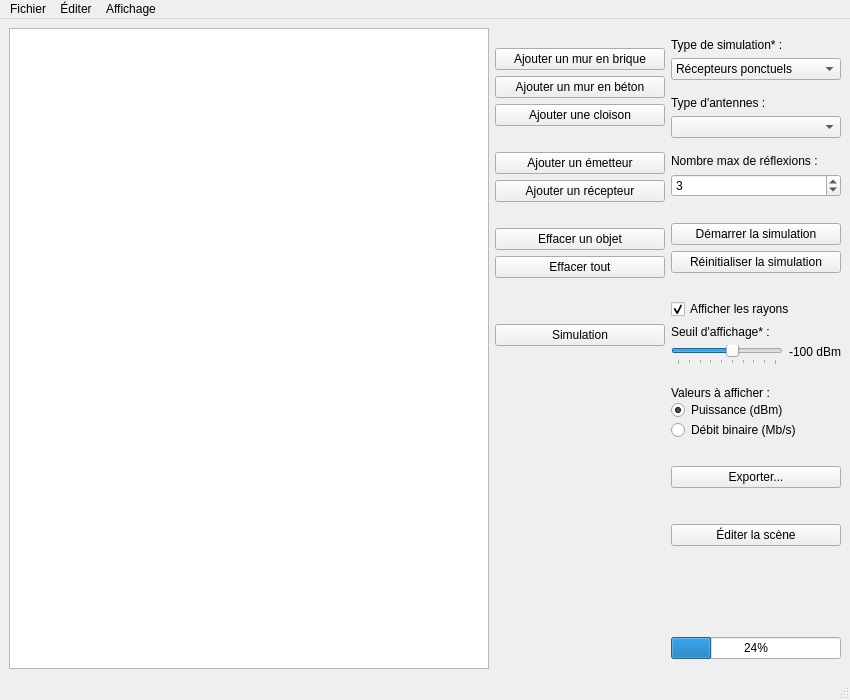
<?xml version="1.0" encoding="UTF-8"?>
<ui version="4.0">
 <class>MainWindow</class>
 <widget class="QMainWindow" name="MainWindow">
  <property name="geometry">
   <rect>
    <x>0</x>
    <y>0</y>
    <width>850</width>
    <height>700</height>
   </rect>
  </property>
  <property name="minimumSize">
   <size>
    <width>850</width>
    <height>650</height>
   </size>
  </property>
  <property name="windowTitle">
   <string>Ray-tracing Simulation</string>
  </property>
  <property name="windowIcon">
   <iconset resource="resources.qrc">
    <normaloff>:/icons/antenna.ico</normaloff>:/icons/antenna.ico</iconset>
  </property>
  <widget class="QWidget" name="centralwidget">
   <layout class="QHBoxLayout" name="horizontalLayout">
    <item>
     <widget class="QGraphicsView" name="graphicsView"/>
    </item>
    <item>
     <widget class="QWidget" name="group_scene_edition" native="true">
      <layout class="QVBoxLayout" name="verticalLayout_2">
       <property name="leftMargin">
        <number>0</number>
       </property>
       <property name="topMargin">
        <number>0</number>
       </property>
       <property name="rightMargin">
        <number>0</number>
       </property>
       <property name="bottomMargin">
        <number>0</number>
       </property>
       <item>
        <spacer name="verticalSpacer_2">
         <property name="orientation">
          <enum>Qt::Vertical</enum>
         </property>
         <property name="sizeType">
          <enum>QSizePolicy::Fixed</enum>
         </property>
         <property name="sizeHint" stdset="0">
          <size>
           <width>20</width>
           <height>20</height>
          </size>
         </property>
        </spacer>
       </item>
       <item>
        <widget class="QPushButton" name="button_addBrickWall">
         <property name="text">
          <string>Ajouter un mur en brique</string>
         </property>
        </widget>
       </item>
       <item>
        <widget class="QPushButton" name="button_addConcreteWall">
         <property name="text">
          <string>Ajouter un mur en béton</string>
         </property>
        </widget>
       </item>
       <item>
        <widget class="QPushButton" name="button_addPartition">
         <property name="text">
          <string>Ajouter une cloison</string>
         </property>
        </widget>
       </item>
       <item>
        <spacer name="verticalSpacer_3">
         <property name="orientation">
          <enum>Qt::Vertical</enum>
         </property>
         <property name="sizeType">
          <enum>QSizePolicy::Fixed</enum>
         </property>
         <property name="sizeHint" stdset="0">
          <size>
           <width>0</width>
           <height>20</height>
          </size>
         </property>
        </spacer>
       </item>
       <item>
        <widget class="QPushButton" name="button_addEmitter">
         <property name="text">
          <string>Ajouter un émetteur</string>
         </property>
        </widget>
       </item>
       <item>
        <widget class="QPushButton" name="button_addReceiver">
         <property name="text">
          <string>Ajouter un récepteur</string>
         </property>
        </widget>
       </item>
       <item>
        <spacer name="verticalSpacer_4">
         <property name="orientation">
          <enum>Qt::Vertical</enum>
         </property>
         <property name="sizeType">
          <enum>QSizePolicy::Fixed</enum>
         </property>
         <property name="sizeHint" stdset="0">
          <size>
           <width>0</width>
           <height>20</height>
          </size>
         </property>
        </spacer>
       </item>
       <item>
        <widget class="QPushButton" name="button_eraseObject">
         <property name="text">
          <string>Effacer un objet</string>
         </property>
         <property name="checkable">
          <bool>true</bool>
         </property>
        </widget>
       </item>
       <item>
        <widget class="QPushButton" name="button_eraseAll">
         <property name="text">
          <string>Effacer tout</string>
         </property>
        </widget>
       </item>
       <item>
        <spacer name="verticalSpacer_5">
         <property name="orientation">
          <enum>Qt::Vertical</enum>
         </property>
         <property name="sizeType">
          <enum>QSizePolicy::Fixed</enum>
         </property>
         <property name="sizeHint" stdset="0">
          <size>
           <width>20</width>
           <height>40</height>
          </size>
         </property>
        </spacer>
       </item>
       <item>
        <widget class="QPushButton" name="button_simulation">
         <property name="styleSheet">
          <string notr="true">QPushButton {
	image: url(:/images/go-next.svg);
    image-position: right;
}</string>
         </property>
         <property name="text">
          <string>Simulation</string>
         </property>
        </widget>
       </item>
       <item>
        <spacer name="verticalSpacer">
         <property name="orientation">
          <enum>Qt::Vertical</enum>
         </property>
         <property name="sizeType">
          <enum>QSizePolicy::Expanding</enum>
         </property>
         <property name="sizeHint" stdset="0">
          <size>
           <width>20</width>
           <height>20</height>
          </size>
         </property>
        </spacer>
       </item>
       <item>
        <spacer name="horizontalSpacer">
         <property name="orientation">
          <enum>Qt::Horizontal</enum>
         </property>
         <property name="sizeType">
          <enum>QSizePolicy::Fixed</enum>
         </property>
         <property name="sizeHint" stdset="0">
          <size>
           <width>170</width>
           <height>10</height>
          </size>
         </property>
        </spacer>
       </item>
      </layout>
     </widget>
    </item>
    <item>
     <widget class="QWidget" name="group_simulation" native="true">
      <layout class="QVBoxLayout" name="verticalLayout">
       <property name="leftMargin">
        <number>0</number>
       </property>
       <property name="topMargin">
        <number>0</number>
       </property>
       <property name="rightMargin">
        <number>0</number>
       </property>
       <property name="bottomMargin">
        <number>0</number>
       </property>
       <item>
        <spacer name="verticalSpacer_6">
         <property name="orientation">
          <enum>Qt::Vertical</enum>
         </property>
         <property name="sizeType">
          <enum>QSizePolicy::Fixed</enum>
         </property>
         <property name="sizeHint" stdset="0">
          <size>
           <width>20</width>
           <height>10</height>
          </size>
         </property>
        </spacer>
       </item>
       <item>
        <widget class="QLabel" name="label_2">
         <property name="toolTip">
          <string>&lt;html&gt;
&lt;head/&gt;
&lt;body&gt;
&lt;p&gt;&lt;b&gt;Récepteurs ponctuels&amp;nbsp;:&lt;/b&gt; Calculer la puissance moyenne aux récepteurs placés sur le plan.&lt;/p&gt;
&lt;p&gt;&lt;b&gt;Couverture totale&amp;nbsp;:&lt;/b&gt; Calculer la puissance moyenne sur chaque m² de la zone de simulation.&lt;/p&gt;
&lt;/body&gt;
&lt;/html&gt;</string>
         </property>
         <property name="text">
          <string>Type de simulation* :</string>
         </property>
        </widget>
       </item>
       <item>
        <widget class="QComboBox" name="combobox_simType">
         <property name="toolTip">
          <string>&lt;html&gt;
&lt;head/&gt;
&lt;body&gt;
&lt;p&gt;&lt;b&gt;Récepteurs ponctuels&amp;nbsp;:&lt;/b&gt; Calculer la puissance moyenne aux récepteurs placés sur le plan.&lt;/p&gt;
&lt;p&gt;&lt;b&gt;Couverture totale&amp;nbsp;:&lt;/b&gt; Calculer la puissance moyenne sur chaque m² de la zone de simulation.&lt;/p&gt;
&lt;/body&gt;
&lt;/html&gt;</string>
         </property>
         <item>
          <property name="text">
           <string>Récepteurs ponctuels</string>
          </property>
         </item>
         <item>
          <property name="text">
           <string>Couverture totale</string>
          </property>
         </item>
        </widget>
       </item>
       <item>
        <spacer name="verticalSpacer_12">
         <property name="orientation">
          <enum>Qt::Vertical</enum>
         </property>
         <property name="sizeType">
          <enum>QSizePolicy::Fixed</enum>
         </property>
         <property name="sizeHint" stdset="0">
          <size>
           <width>20</width>
           <height>10</height>
          </size>
         </property>
        </spacer>
       </item>
       <item>
        <widget class="QWidget" name="group_antenna_type" native="true">
         <layout class="QVBoxLayout" name="verticalLayout_4">
          <property name="leftMargin">
           <number>0</number>
          </property>
          <property name="topMargin">
           <number>0</number>
          </property>
          <property name="rightMargin">
           <number>0</number>
          </property>
          <property name="bottomMargin">
           <number>0</number>
          </property>
          <item>
           <widget class="QLabel" name="label_antennas_type">
            <property name="text">
             <string>Type d'antennes :</string>
            </property>
           </widget>
          </item>
          <item>
           <widget class="QComboBox" name="combobox_antennas_type"/>
          </item>
          <item>
           <spacer name="verticalSpacer_14">
            <property name="orientation">
             <enum>Qt::Vertical</enum>
            </property>
            <property name="sizeType">
             <enum>QSizePolicy::Fixed</enum>
            </property>
            <property name="sizeHint" stdset="0">
             <size>
              <width>20</width>
              <height>10</height>
             </size>
            </property>
           </spacer>
          </item>
         </layout>
        </widget>
       </item>
       <item>
        <widget class="QLabel" name="label">
         <property name="text">
          <string>Nombre max de réflexions :</string>
         </property>
         <property name="wordWrap">
          <bool>true</bool>
         </property>
        </widget>
       </item>
       <item>
        <widget class="QSpinBox" name="spinbox_reflections">
         <property name="minimum">
          <number>0</number>
         </property>
         <property name="value">
          <number>3</number>
         </property>
        </widget>
       </item>
       <item>
        <spacer name="verticalSpacer_9">
         <property name="orientation">
          <enum>Qt::Vertical</enum>
         </property>
         <property name="sizeType">
          <enum>QSizePolicy::Fixed</enum>
         </property>
         <property name="sizeHint" stdset="0">
          <size>
           <width>20</width>
           <height>20</height>
          </size>
         </property>
        </spacer>
       </item>
       <item>
        <widget class="QPushButton" name="button_simControl">
         <property name="text">
          <string>Démarrer la simulation</string>
         </property>
        </widget>
       </item>
       <item>
        <widget class="QPushButton" name="button_simReset">
         <property name="text">
          <string>Réinitialiser la simulation</string>
         </property>
        </widget>
       </item>
       <item>
        <spacer name="verticalSpacer_10">
         <property name="orientation">
          <enum>Qt::Vertical</enum>
         </property>
         <property name="sizeType">
          <enum>QSizePolicy::Fixed</enum>
         </property>
         <property name="sizeHint" stdset="0">
          <size>
           <width>20</width>
           <height>20</height>
          </size>
         </property>
        </spacer>
       </item>
       <item>
        <widget class="QCheckBox" name="checkbox_rays">
         <property name="text">
          <string>Afficher les rayons</string>
         </property>
         <property name="checked">
          <bool>true</bool>
         </property>
        </widget>
       </item>
       <item>
        <widget class="QLabel" name="label_threshold_msg">
         <property name="toolTip">
          <string>N'afficher que les rayons dont la puissance au récepteur est plus élevée que le seuil</string>
         </property>
         <property name="text">
          <string>Seuil d'affichage* :</string>
         </property>
         <property name="wordWrap">
          <bool>true</bool>
         </property>
        </widget>
       </item>
       <item>
        <layout class="QHBoxLayout" name="horizontalLayout_2">
         <item>
          <widget class="QSlider" name="slider_threshold">
           <property name="enabled">
            <bool>true</bool>
           </property>
           <property name="sizePolicy">
            <sizepolicy hsizetype="Minimum" vsizetype="Fixed">
             <horstretch>0</horstretch>
             <verstretch>0</verstretch>
            </sizepolicy>
           </property>
           <property name="toolTip">
            <string>N'afficher que les rayons dont la puissance au récepteur est plus élevée que le seuil</string>
           </property>
           <property name="minimum">
            <number>-200</number>
           </property>
           <property name="maximum">
            <number>-20</number>
           </property>
           <property name="value">
            <number>-100</number>
           </property>
           <property name="orientation">
            <enum>Qt::Horizontal</enum>
           </property>
           <property name="tickPosition">
            <enum>QSlider::TicksBelow</enum>
           </property>
           <property name="tickInterval">
            <number>20</number>
           </property>
          </widget>
         </item>
         <item>
          <widget class="QLabel" name="label_threshold_val">
           <property name="sizePolicy">
            <sizepolicy hsizetype="Maximum" vsizetype="Preferred">
             <horstretch>0</horstretch>
             <verstretch>0</verstretch>
            </sizepolicy>
           </property>
           <property name="text">
            <string>-100 dBm</string>
           </property>
           <property name="alignment">
            <set>Qt::AlignRight|Qt::AlignTop|Qt::AlignTrailing</set>
           </property>
          </widget>
         </item>
        </layout>
       </item>
       <item>
        <spacer name="verticalSpacer_13">
         <property name="orientation">
          <enum>Qt::Vertical</enum>
         </property>
         <property name="sizeType">
          <enum>QSizePolicy::Fixed</enum>
         </property>
         <property name="sizeHint" stdset="0">
          <size>
           <width>20</width>
           <height>15</height>
          </size>
         </property>
        </spacer>
       </item>
       <item>
        <layout class="QVBoxLayout" name="verticalLayout_3">
         <property name="spacing">
          <number>0</number>
         </property>
         <item>
          <widget class="QLabel" name="label_3">
           <property name="text">
            <string>Valeurs à afficher :</string>
           </property>
          </widget>
         </item>
         <item>
          <widget class="QRadioButton" name="radio_power">
           <property name="text">
            <string>Puissance (dBm)</string>
           </property>
           <property name="checked">
            <bool>true</bool>
           </property>
          </widget>
         </item>
         <item>
          <widget class="QRadioButton" name="radio_bitrate">
           <property name="text">
            <string>Débit binaire (Mb/s)</string>
           </property>
          </widget>
         </item>
        </layout>
       </item>
       <item>
        <spacer name="verticalSpacer_11">
         <property name="orientation">
          <enum>Qt::Vertical</enum>
         </property>
         <property name="sizeType">
          <enum>QSizePolicy::Fixed</enum>
         </property>
         <property name="sizeHint" stdset="0">
          <size>
           <width>20</width>
           <height>20</height>
          </size>
         </property>
        </spacer>
       </item>
       <item>
        <widget class="QPushButton" name="button_simExport">
         <property name="text">
          <string>Exporter...</string>
         </property>
        </widget>
       </item>
       <item>
        <spacer name="verticalSpacer_8">
         <property name="orientation">
          <enum>Qt::Vertical</enum>
         </property>
         <property name="sizeType">
          <enum>QSizePolicy::Fixed</enum>
         </property>
         <property name="sizeHint" stdset="0">
          <size>
           <width>20</width>
           <height>30</height>
          </size>
         </property>
        </spacer>
       </item>
       <item>
        <widget class="QPushButton" name="button_editScene">
         <property name="styleSheet">
          <string notr="true">QPushButton {
	image: url(:/images/go-previous.svg);
    image-position: left;
}</string>
         </property>
         <property name="text">
          <string>Éditer la scène</string>
         </property>
        </widget>
       </item>
       <item>
        <spacer name="verticalSpacer_7">
         <property name="orientation">
          <enum>Qt::Vertical</enum>
         </property>
         <property name="sizeHint" stdset="0">
          <size>
           <width>20</width>
           <height>40</height>
          </size>
         </property>
        </spacer>
       </item>
       <item>
        <widget class="QProgressBar" name="progressbar_simulation">
         <property name="sizePolicy">
          <sizepolicy hsizetype="Minimum" vsizetype="Fixed">
           <horstretch>0</horstretch>
           <verstretch>0</verstretch>
          </sizepolicy>
         </property>
         <property name="maximum">
          <number>100</number>
         </property>
         <property name="value">
          <number>24</number>
         </property>
        </widget>
       </item>
       <item>
        <spacer name="horizontalSpacer_2">
         <property name="orientation">
          <enum>Qt::Horizontal</enum>
         </property>
         <property name="sizeType">
          <enum>QSizePolicy::Fixed</enum>
         </property>
         <property name="sizeHint" stdset="0">
          <size>
           <width>170</width>
           <height>10</height>
          </size>
         </property>
        </spacer>
       </item>
      </layout>
     </widget>
    </item>
   </layout>
  </widget>
  <widget class="QMenuBar" name="menubar">
   <property name="geometry">
    <rect>
     <x>0</x>
     <y>0</y>
     <width>850</width>
     <height>22</height>
    </rect>
   </property>
   <widget class="QMenu" name="menuFile">
    <property name="title">
     <string>Fichier</string>
    </property>
    <addaction name="actionOpen"/>
    <addaction name="actionSave"/>
    <addaction name="separator"/>
    <addaction name="actionExit"/>
   </widget>
   <widget class="QMenu" name="menuEdit">
    <property name="title">
     <string>Éditer</string>
    </property>
    <addaction name="actionAddBrickWall"/>
    <addaction name="actionAddConcreteWall"/>
    <addaction name="actionAddPartitionWall"/>
    <addaction name="separator"/>
    <addaction name="actionAddEmitter"/>
    <addaction name="actionAddReceiver"/>
    <addaction name="separator"/>
    <addaction name="actionEraseObject"/>
    <addaction name="actionEraseAll"/>
   </widget>
   <widget class="QMenu" name="menuAffichage">
    <property name="title">
     <string>Affichage</string>
    </property>
    <addaction name="actionZoomIn"/>
    <addaction name="actionZoomOut"/>
    <addaction name="separator"/>
    <addaction name="actionZoomReset"/>
    <addaction name="actionZoomBest"/>
   </widget>
   <addaction name="menuFile"/>
   <addaction name="menuEdit"/>
   <addaction name="menuAffichage"/>
  </widget>
  <widget class="QStatusBar" name="statusbar"/>
  <action name="actionOpen">
   <property name="text">
    <string>Ouvrir un plan...</string>
   </property>
  </action>
  <action name="actionSave">
   <property name="text">
    <string>Enregistrer le plan...</string>
   </property>
  </action>
  <action name="actionExit">
   <property name="text">
    <string>Quitter</string>
   </property>
  </action>
  <action name="actionAddBrickWall">
   <property name="text">
    <string>Ajouter un mur en brique</string>
   </property>
  </action>
  <action name="actionAddConcreteWall">
   <property name="text">
    <string>Ajouter un mur en béton</string>
   </property>
  </action>
  <action name="actionAddPartitionWall">
   <property name="text">
    <string>Ajouter une cloison</string>
   </property>
  </action>
  <action name="actionAddEmitter">
   <property name="text">
    <string>Ajouter un émetteur</string>
   </property>
  </action>
  <action name="actionAddReceiver">
   <property name="text">
    <string>Ajouter un récepteur</string>
   </property>
  </action>
  <action name="actionEraseObject">
   <property name="checkable">
    <bool>true</bool>
   </property>
   <property name="text">
    <string>Effacer un objet</string>
   </property>
  </action>
  <action name="actionEraseAll">
   <property name="text">
    <string>Effacer tout</string>
   </property>
  </action>
  <action name="actionZoomIn">
   <property name="text">
    <string>Zoom +</string>
   </property>
  </action>
  <action name="actionZoomOut">
   <property name="text">
    <string>Zoom -</string>
   </property>
  </action>
  <action name="actionZoomReset">
   <property name="text">
    <string>Vue par défaut</string>
   </property>
  </action>
  <action name="actionZoomBest">
   <property name="text">
    <string>Vue ajustée</string>
   </property>
  </action>
 </widget>
 <resources>
  <include location="resources.qrc"/>
 </resources>
 <connections/>
</ui>
